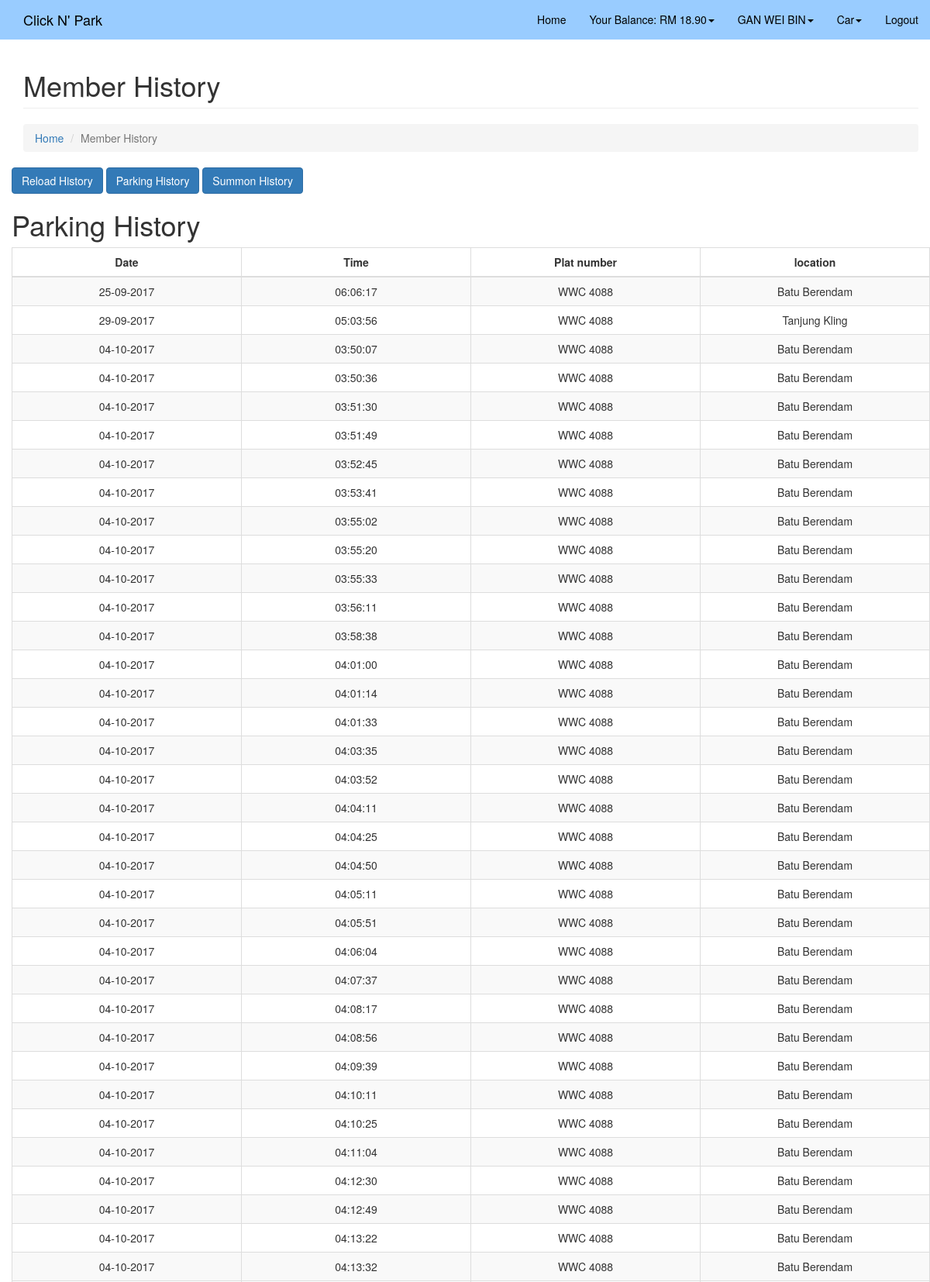
Page /digital_coupon/summon_history.php (signed in, upper part) on the committed database.
### tables this page shows
CREATE TABLE `driver` (
  `Driver_ID` int(10) NOT NULL,
  `Driver_Name` varchar(50) NOT NULL,
  `Driver_IC` varchar(12) NOT NULL,
  `Driver_Address` varchar(50) NOT NULL,
  `Driver_Mobile` varchar(12) NOT NULL,
  `Driver_Email` varchar(50) NOT NULL,
  `Driver_Password` char(100) NOT NULL,
  `Driver_Postcode` varchar(20) NOT NULL,
  `Driver_Balance` float(5,2) NOT NULL,
  `driver_display` varchar(10) NOT NULL DEFAULT 'able',
  `Driver_state` int(11) NOT NULL,
  `Driver_city` int(11) NOT NULL
);

CREATE TABLE `summon` (
  `Summon_ID` int(11) NOT NULL,
  `Summon_Date` date NOT NULL,
  `Summon_Time` time NOT NULL,
  `Officer_ID` int(11) NOT NULL,
  `summon_image` varchar(900) NOT NULL,
  `summon_car` varchar(11) NOT NULL,
  `summon_location` int(11) NOT NULL,
  `reason_id` int(11) NOT NULL,
  `summon_petak` varchar(6) NOT NULL
);

CREATE TABLE `location` (
  `Location_ID` int(11) NOT NULL,
  `Location_Name` varchar(15) NOT NULL,
  `Area_ID` int(11) NOT NULL
);

### digital_coupon/summon_history.php (the view, shortened to what this page needs)
<?php
include("connection.php");
$sess_memid = $_SESSION["sess_memid"];
$result = mysqli_query($conn, "SELECT * from Driver where Driver_ID = $sess_memid");
$row = mysqli_fetch_assoc($result);
?>
<!DOCTYPE html>
<html lang="en">
<head>
    <link href="css/bootstrap.min.css" rel="stylesheet">
    <link href="css/modern-business.css" rel="stylesheet">
    <link href="font-awesome/css/font-awesome.min.css" rel="stylesheet" type="text/css">
</head>
<body>
    <nav class="navbar navbar-inverse navbar-fixed-top" role="navigation">
        <div class="container">
            <div class="navbar-header">
                <a class="navbar-brand" href="services.php">Click N' Park</a>
            </div>
            <div class="collapse navbar-collapse" id="bs-example-navbar-collapse-1">
                <ul class="nav navbar-nav navbar-right">
                    <li>
                        <a href="services.php">Home</a>
                    </li>
                    <li class="dropdown">
                        <a href="#" class="dropdown-toggle" data-toggle="dropdown">Your Balance: RM <?php echo $row["Driver_Balance"] ?><b class="caret"></b></a>
                    </li>
                    <li class="dropdown">
                        <a href="#" class="dropdown-toggle" data-toggle="dropdown"><?php echo $row["Driver_Name"] ?><b class="caret"></b></a>
                    </li>
                    <li class="dropdown">
                        <a href="#" class="dropdown-toggle" data-toggle="dropdown">Car<b class="caret"></b></a>
                    </li>
                    <li>
                        <a href="index.php">Logout</a>
                    </li>
            </div>
        </div>
    </nav>
    <div class="container" style="margin-bottom:70px;">
        <div class="row">
            <div class="col-lg-12">
                <h1 class="page-header">Member History</h1>
                <ol class="breadcrumb">
					<li><a href="services.php">Home</a>
                    </li>
                    <li class="active">Member History</li>
                </ol>
            </div>
        </div>
        <div class="row">
        <input type="button" onclick="window.location = 'reload_history.php';" class="btn btn-primary" id="reload" value="Reload History"/>
        <input type="button" onclick="window.location = 'member_history.php';" class="btn btn-primary" id="parking" value="Parking History"/>
        <input type="button" onclick="window.location = 'summon_history.php';" class="btn btn-primary" id="summon" value="Summon History"/>
            <h1>Parking History</h1>
            <div>
            <form name="parkhis" method="get" action="print_parkhis.php">
                    <table class="table table-striped table-bordered" cellspacing="0" width="100%" id="park_table">
                    <thead>
                    <tr>
                        <th class="col-md-2 col-xs-5">Date</th>
                        <th class="col-md-2 col-xs-5">Time</th>
                        <th class="col-md-2 col-xs-4">Plat number</th>
                        <th class="col-md-2 col-xs-5">location</th>
                    </tr>
                    </thead>
                    <tbody>
                        <?php
                        $car=mysqli_query($conn,"SELECT * FROM car WHERE Driver_ID=$sess_memid");
                        while($car_result=mysqli_fetch_assoc($car))
                        {
                        $car_select=$car_result['Car_plat_No'];
                        $result_park =mysqli_query($conn, "SELECT * FROM summon INNER JOIN location ON summon.summon_location=location.Location_ID WHERE summon.summon_car='$car_select'");
                        while($show_park = mysqli_fetch_assoc($result_park))
                        {
                        ?>
                        <tr>
                            <td><?php $date = new DateTime($show_park["Summon_Date"]);
                            echo $date->format('d-m-Y'); ?></td>
                            <td><?php echo $show_park["Summon_Time"] ?></td>
                            <td><?php echo $show_park["summon_car"] ?></td>
                            <td><?php echo $show_park["Location_Name"] ?></td>
                        </tr>
                        <?php }
                        } ?>
                    </tbody>
            </table>
            </form>
            </div>
        </div>
    </div>
</body>
</html>

### digital_coupon/css/modern-business.css (style rules this page uses)
html, body { height: 100%; }
body { padding-top: 50px; }

### digital_coupon/summon_history.php (style rules this page uses)
table tr th,td { text-align:center; }

### rows in the picture
driver: Driver_Balance "18.90", Driver_Name "GAN WEI BIN"
summon: Summon_Date "25-09-2017", Summon_Time "06:06:17", summon_car "WWC 4088", summon_location.Location_Name "Batu Berendam"
summon: Summon_Date "29-09-2017", Summon_Time "05:03:56", summon_car "WWC 4088", summon_location.Location_Name "Tanjung Kling"
summon: Summon_Date "04-10-2017", Summon_Time "03:50:07", summon_car "WWC 4088", summon_location.Location_Name "Batu Berendam"
summon: Summon_Date "04-10-2017", Summon_Time "03:50:36", summon_car "WWC 4088", summon_location.Location_Name "Batu Berendam"
summon: Summon_Date "04-10-2017", Summon_Time "03:51:30", summon_car "WWC 4088", summon_location.Location_Name "Batu Berendam"
summon: Summon_Date "04-10-2017", Summon_Time "03:51:49", summon_car "WWC 4088", summon_location.Location_Name "Batu Berendam"
summon: Summon_Date "04-10-2017", Summon_Time "03:52:45", summon_car "WWC 4088", summon_location.Location_Name "Batu Berendam"
summon: Summon_Date "04-10-2017", Summon_Time "03:53:41", summon_car "WWC 4088", summon_location.Location_Name "Batu Berendam"
summon: Summon_Date "04-10-2017", Summon_Time "03:55:02", summon_car "WWC 4088", summon_location.Location_Name "Batu Berendam"
summon: Summon_Date "04-10-2017", Summon_Time "03:55:20", summon_car "WWC 4088", summon_location.Location_Name "Batu Berendam"
summon: Summon_Date "04-10-2017", Summon_Time "03:55:33", summon_car "WWC 4088", summon_location.Location_Name "Batu Berendam"
summon: Summon_Date "04-10-2017", Summon_Time "03:56:11", summon_car "WWC 4088", summon_location.Location_Name "Batu Berendam"
summon: Summon_Date "04-10-2017", Summon_Time "03:58:38", summon_car "WWC 4088", summon_location.Location_Name "Batu Berendam"
summon: Summon_Date "04-10-2017", Summon_Time "04:01:00", summon_car "WWC 4088", summon_location.Location_Name "Batu Berendam"
summon: Summon_Date "04-10-2017", Summon_Time "04:01:14", summon_car "WWC 4088", summon_location.Location_Name "Batu Berendam"
summon: Summon_Date "04-10-2017", Summon_Time "04:01:33", summon_car "WWC 4088", summon_location.Location_Name "Batu Berendam"
summon: Summon_Date "04-10-2017", Summon_Time "04:03:35", summon_car "WWC 4088", summon_location.Location_Name "Batu Berendam"
summon: Summon_Date "04-10-2017", Summon_Time "04:03:52", summon_car "WWC 4088", summon_location.Location_Name "Batu Berendam"
summon: Summon_Date "04-10-2017", Summon_Time "04:04:11", summon_car "WWC 4088", summon_location.Location_Name "Batu Berendam"
summon: Summon_Date "04-10-2017", Summon_Time "04:04:25", summon_car "WWC 4088", summon_location.Location_Name "Batu Berendam"
summon: Summon_Date "04-10-2017", Summon_Time "04:04:50", summon_car "WWC 4088", summon_location.Location_Name "Batu Berendam"
summon: Summon_Date "04-10-2017", Summon_Time "04:05:11", summon_car "WWC 4088", summon_location.Location_Name "Batu Berendam"
summon: Summon_Date "04-10-2017", Summon_Time "04:05:51", summon_car "WWC 4088", summon_location.Location_Name "Batu Berendam"
summon: Summon_Date "04-10-2017", Summon_Time "04:06:04", summon_car "WWC 4088", summon_location.Location_Name "Batu Berendam"
summon: Summon_Date "04-10-2017", Summon_Time "04:07:37", summon_car "WWC 4088", summon_location.Location_Name "Batu Berendam"
summon: Summon_Date "04-10-2017", Summon_Time "04:08:17", summon_car "WWC 4088", summon_location.Location_Name "Batu Berendam"
summon: Summon_Date "04-10-2017", Summon_Time "04:08:56", summon_car "WWC 4088", summon_location.Location_Name "Batu Berendam"
summon: Summon_Date "04-10-2017", Summon_Time "04:09:39", summon_car "WWC 4088", summon_location.Location_Name "Batu Berendam"
summon: Summon_Date "04-10-2017", Summon_Time "04:10:11", summon_car "WWC 4088", summon_location.Location_Name "Batu Berendam"
summon: Summon_Date "04-10-2017", Summon_Time "04:10:25", summon_car "WWC 4088", summon_location.Location_Name "Batu Berendam"
summon: Summon_Date "04-10-2017", Summon_Time "04:11:04", summon_car "WWC 4088", summon_location.Location_Name "Batu Berendam"
summon: Summon_Date "04-10-2017", Summon_Time "04:12:30", summon_car "WWC 4088", summon_location.Location_Name "Batu Berendam"
summon: Summon_Date "04-10-2017", Summon_Time "04:12:49", summon_car "WWC 4088", summon_location.Location_Name "Batu Berendam"
summon: Summon_Date "04-10-2017", Summon_Time "04:13:22", summon_car "WWC 4088", summon_location.Location_Name "Batu Berendam"
summon: Summon_Date "04-10-2017", Summon_Time "04:13:32", summon_car "WWC 4088", summon_location.Location_Name "Batu Berendam"
